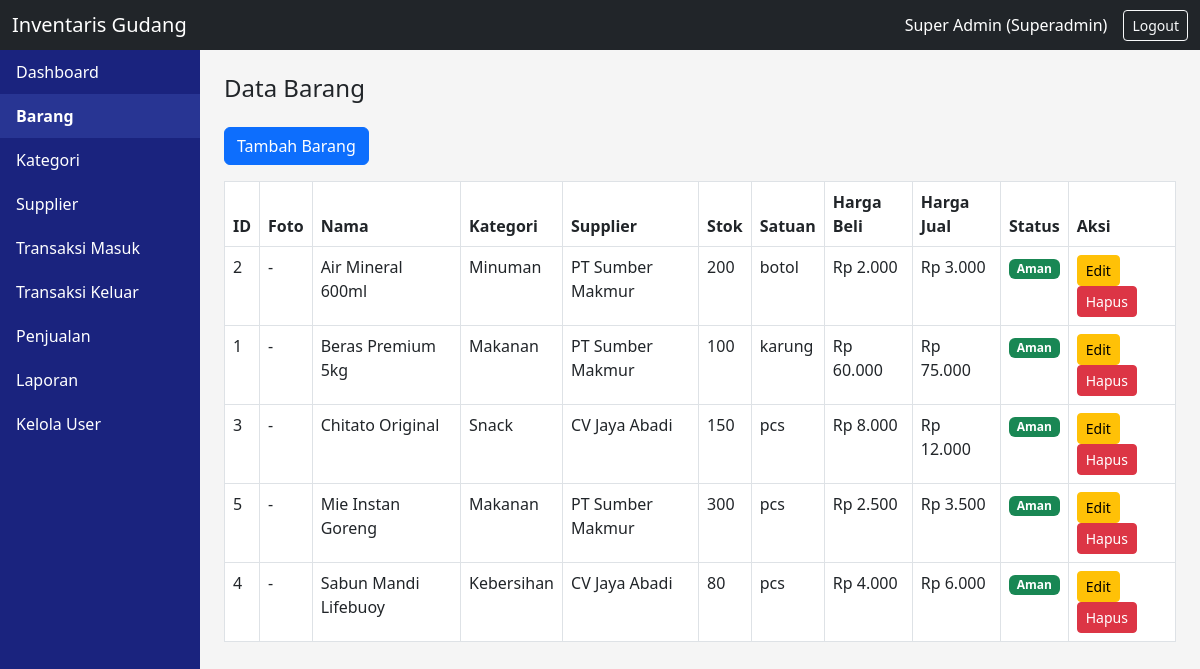
Page /pages/barang.php (signed in) on the committed database.
### tables this page shows
CREATE TABLE `barang` (
  `id` int(11) NOT NULL,
  `id_kategori` int(11) NOT NULL,
  `id_supplier` int(11) DEFAULT NULL,
  `nama` varchar(100) NOT NULL,
  `stok` int(11) DEFAULT 0,
  `satuan` varchar(20) NOT NULL,
  `harga_beli` decimal(10,2) NOT NULL DEFAULT 0.00,
  `harga_jual` decimal(10,2) NOT NULL DEFAULT 0.00,
  `foto` varchar(255) DEFAULT NULL,
  `keterangan` text DEFAULT NULL,
  `created_at` datetime DEFAULT current_timestamp()
);

CREATE TABLE `kategori` (
  `id` int(11) NOT NULL,
  `nama` varchar(50) NOT NULL,
  `keterangan` text DEFAULT NULL,
  `created_at` datetime DEFAULT current_timestamp()
);

CREATE TABLE `supplier` (
  `id` int(11) NOT NULL,
  `nama` varchar(100) NOT NULL,
  `telepon` varchar(20) DEFAULT NULL,
  `alamat` text DEFAULT NULL,
  `created_at` datetime DEFAULT current_timestamp()
);

### config/koneksi.php (called while the page is built, shortened)
<?php
class Database {
    protected function connect() {
        $host = "localhost";
        $user = "root";
        $pass = "";
        $db   = "db_inventaris_gudang_uas";
        $this->conn = new mysqli($host, $user, $pass, $db);
    }
}
?>

### models/BarangModel.php (called while the page is built, shortened)
<?php
require_once __DIR__ . '/../config/koneksi.php';
class BarangModel extends Database {
    public function getAll() {
        $qry = "SELECT b.*, k.nama as nama_kategori, s.nama as nama_supplier
                FROM barang b
                LEFT JOIN kategori k ON b.id_kategori = k.id
                LEFT JOIN supplier s ON b.id_supplier = s.id
                ORDER BY b.nama ASC";
        return $this->conn->query($qry);
    }
}
?>

### pages/barang.php (the view, shortened to what this page needs)
<?php
require_once '../config/koneksi.php';
require_once '../models/BarangModel.php';
$barangModel = new BarangModel();
$barangs = $barangModel->getAll();
include '../components/header.php';
include '../components/navbar.php';
?>
<div class="container-fluid">
    <div class="row">
        <?php include '../components/sidebar.php'; ?>
        <div class="col-md-10 p-4">
            <h4 class="mb-4">Data Barang</h4>
            <button type="button" class="btn btn-primary mb-3" data-bs-toggle="modal" data-bs-target="#modalTambah">Tambah Barang</button>
            <table class="table table-bordered">
                <thead>
                    <tr>
                        <th>ID</th>
                        <th>Foto</th>
                        <th>Nama</th>
                        <th>Kategori</th>
                        <th>Supplier</th>
                        <th>Stok</th>
                        <th>Satuan</th>
                        <th>Harga Beli</th>
                        <th>Harga Jual</th>
                        <th>Status</th>
                        <th>Aksi</th>
                    </tr>
                </thead>
                <tbody>
                    <?php while ($row = $barangs->fetch_assoc()): ?>
                    <tr>
                        <td><?= $row['id'] ?></td>
                        <td>
                            <?php if ($row['foto']): ?>
                                <img src="../assets/uploads/<?= htmlspecialchars($row['foto']) ?>" class="foto-barang">
                            <?php else: ?>
                                -
                            <?php endif; ?>
                        </td>
                        <td><?= htmlspecialchars($row['nama']) ?></td>
                        <td><?= htmlspecialchars($row['nama_kategori']) ?></td>
                        <td><?= htmlspecialchars($row['nama_supplier']) ?></td>
                        <td><?= $row['stok'] ?></td>
                        <td><?= htmlspecialchars($row['satuan']) ?></td>
                        <td>Rp <?= number_format($row['harga_beli'], 0, ',', '.') ?></td>
                        <td>Rp <?= number_format($row['harga_jual'], 0, ',', '.') ?></td>
                        <td>
                            <?php if ($row['stok'] == 0): ?>
                                <span class="badge bg-danger">Habis</span>
                            <?php elseif ($row['stok'] <= 20): ?>
                                <span class="badge bg-warning text-dark">Menipis</span>
                            <?php else: ?>
                                <span class="badge bg-success">Aman</span>
                            <?php endif; ?>
                        </td>
                        <td>
                            <button type="button" class="btn btn-sm btn-warning" data-bs-toggle="modal" data-bs-target="#modalEdit<?= $row['id'] ?>">Edit</button>
                            <a href="proses_barang.php?aksi=hapus&id=<?= $row['id'] ?>" class="btn btn-sm btn-danger" onclick="return confirm('Yakin hapus barang ini?')">Hapus</a>
                        </td>
                    </tr>
                    <?php endwhile; ?>
                </tbody>
            </table>
        </div>
    </div>
</div>
<?php include '../components/footer.php'; ?>

### assets/css/style.css (style rules this page uses)
body { background-color: #f5f5f5; }

### rows in the picture
barang: id "2", nama "Air Mineral 600ml", id_kategori.nama "Minuman", id_supplier.nama "PT Sumber Makmur", stok "200", satuan "botol", harga_beli "2.000", harga_jual "3.000", shows "Aman"
barang: id "1", nama "Beras Premium 5kg", id_kategori.nama "Makanan", id_supplier.nama "PT Sumber Makmur", stok "100", satuan "karung", harga_beli "60.000", harga_jual "75.000", shows "Aman"
barang: id "3", nama "Chitato Original", id_kategori.nama "Snack", id_supplier.nama "CV Jaya Abadi", stok "150", satuan "pcs", harga_beli "8.000", harga_jual "12.000", shows "Aman"
barang: id "5", nama "Mie Instan Goreng", id_kategori.nama "Makanan", id_supplier.nama "PT Sumber Makmur", stok "300", satuan "pcs", harga_beli "2.500", harga_jual "3.500", shows "Aman"
barang: id "4", nama "Sabun Mandi Lifebuoy", id_kategori.nama "Kebersihan", id_supplier.nama "CV Jaya Abadi", stok "80", satuan "pcs", harga_beli "4.000", harga_jual "6.000", shows "Aman"

### other values in the picture
Session::getNama() "Super Admin"
Session::getRole() "Superadmin"
